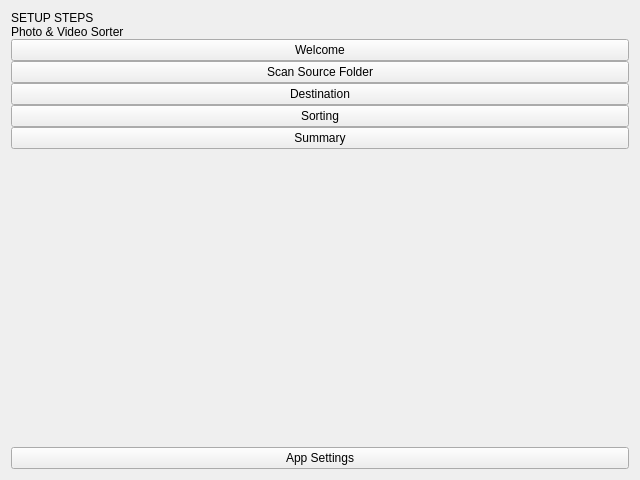
<?xml version="1.0" encoding="UTF-8"?>
<ui version="4.0">
 <class>sidebarWidget</class>
 <widget class="QWidget" name="sidebarWidget">
  <property name="geometry">
   <rect>
    <x>0</x>
    <y>0</y>
    <width>640</width>
    <height>480</height>
   </rect>
  </property>
  <property name="windowTitle">
   <string>Form</string>
  </property>
  <layout class="QVBoxLayout" name="verticalLayout">
   <property name="spacing">
    <number>0</number>
   </property>
   <item>
    <widget class="QLabel" name="sidebarTitle">
     <property name="text">
      <string>SETUP STEPS</string>
     </property>
    </widget>
   </item>
   <item>
    <widget class="QLabel" name="sidebarSubtitle">
     <property name="text">
      <string>Photo &amp; Video Sorter</string>
     </property>
    </widget>
   </item>
   <item>
    <widget class="QPushButton" name="welcomeButton">
     <property name="checkable">
      <bool>true</bool>
     </property>
     <property name="text">
      <string>Welcome</string>
     </property>
    </widget>
   </item>
   <item>
    <widget class="QPushButton" name="sourceFolderButton">
     <property name="checkable">
      <bool>true</bool>
     </property>
     <property name="text">
      <string>Scan Source Folder</string>
     </property>
    </widget>
   </item>
   <item>
    <widget class="QPushButton" name="destinationButton">
     <property name="checkable">
      <bool>true</bool>
     </property>
     <property name="text">
      <string>Destination</string>
     </property>
    </widget>
   </item>
   <item>
    <widget class="QPushButton" name="sortingButton">
     <property name="checkable">
      <bool>true</bool>
     </property>
     <property name="text">
      <string>Sorting</string>
     </property>
    </widget>
   </item>
   <item>
    <widget class="QPushButton" name="summaryButton">
     <property name="checkable">
      <bool>true</bool>
     </property>
     <property name="text">
      <string>Summary</string>
     </property>
    </widget>
   </item>
   <item>
    <spacer name="verticalSpacer">
     <property name="orientation">
      <enum>Qt::Orientation::Vertical</enum>
     </property>
     <property name="sizeHint" stdset="0">
      <size>
       <width>20</width>
       <height>40</height>
      </size>
     </property>
    </spacer>
   </item>
   <item>
    <widget class="QPushButton" name="settingsButton">
     <property name="text">
      <string>App Settings</string>
     </property>
    </widget>
   </item>
  </layout>
 </widget>
 <resources/>
 <connections/>
</ui>
